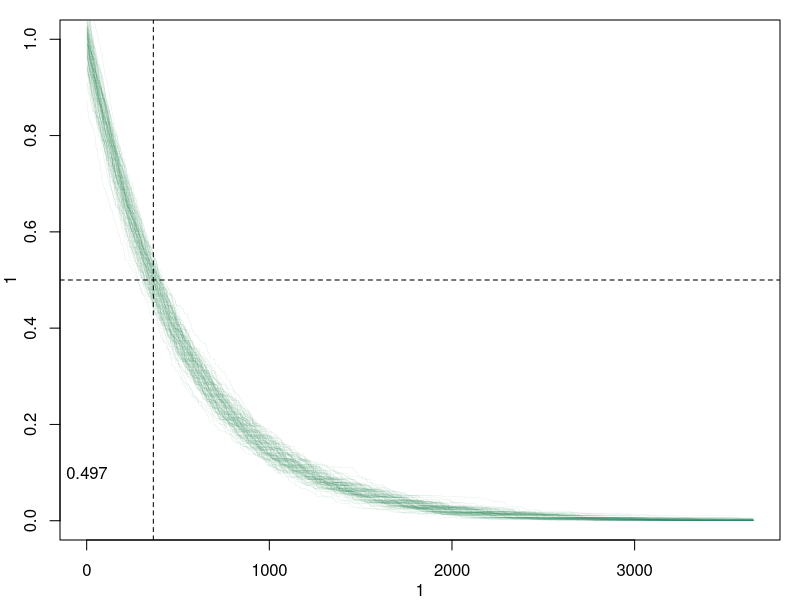

Here is the R script that generated this plot:

## Test PrEP adherence sim

sim <- function(med.dur = 365, cov = 0.25) {
  do.rate <- 1-(2^(-1/med.dur))

  pstat <- rbinom(1000, 1, cov)
  nprep <- sum(pstat == 1)

  nsteps <- 365 * 10

  for (i in 2:nsteps) {

    elig.stop <- which(pstat == 1)
    vec.stop <- rbinom(length(elig.stop), 1, do.rate)
    ids.stop <- elig.stop[which(vec.stop == 1)]
    if (length(ids.stop) > 0) {
      pstat[ids.stop] <- 0
    }
    nprep[i] <- sum(pstat == 1)
  }
  nprep <- nprep/(1000*cov)
  return(nprep)
}

med.dur <- 365
cov <- 0.40
sims <- replicate(100, sim(med.dur = med.dur, cov = cov))

par(mar = c(3,3,1,1), mgp = c(2,1,0))
plot(x = 1, y = 1, type = "n", ylim = c(0, 1), xlim = c(0, 3650))
for (j in 1:ncol(sims)) {
  lines(sims[, j], lwd = 0.3, type = "s", col = adjustcolor("seagreen", alpha.f = 0.2))
}
abline(h = 0.5, v = med.dur, lty = 2)
text(1, 0.1, round(rowMeans(sims)[med.dur], 3))

med.dur
do.rate <- 1-(2^(-1/med.dur))
cdf <- 1-(1-do.rate)^365
cdf

1-(1-(1-2^(-1/365)))^337

# Black
1-(1-(1-2^(-1/406)))^337

1-(1-(1-2^(-1/1155)))^337


